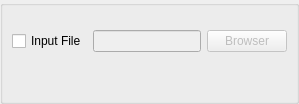
          <widget class="QWidget" name="page_3">
           <property name="autoFillBackground">
            <bool>false</bool>
           </property>
           <layout class="QVBoxLayout" name="verticalLayout_6">
            <property name="margin">
             <number>0</number>
            </property>
            <item>
             <widget class="QGroupBox" name="groupBox_5">
              <property name="title">
               <string/>
              </property>
              <layout class="QGridLayout" name="gridLayout_16">
               <item row="1" column="0">
                <widget class="QCheckBox" name="checkInputFile">
                 <property name="text">
                  <string>Input File</string>
                 </property>
                </widget>
               </item>
               <item row="1" column="1">
                <widget class="QLineEdit" name="lineInputFile">
                 <property name="enabled">
                  <bool>false</bool>
                 </property>
                </widget>
               </item>
               <item row="1" column="2">
                <widget class="QPushButton" name="buttonBrowser">
                 <property name="enabled">
                  <bool>false</bool>
                 </property>
                 <property name="text">
                  <string>Browser</string>
                 </property>
                 <property name="icon">
                  <iconset resource="../mainwin.qrc">
                   <normaloff>:/images/images/fileopen.png</normaloff>:/images/images/fileopen.png</iconset>
                 </property>
                </widget>
               </item>
               <item row="2" column="0">
                <spacer name="verticalSpacer_4">
                 <property name="orientation">
                  <enum>Qt::Vertical</enum>
                 </property>
                 <property name="sizeHint" stdset="0">
                  <size>
                   <width>20</width>
                   <height>40</height>
                  </size>
                 </property>
                </spacer>
               </item>
               <item row="0" column="1">
                <spacer name="verticalSpacer_6">
                 <property name="orientation">
                  <enum>Qt::Vertical</enum>
                 </property>
                 <property name="sizeType">
                  <enum>QSizePolicy::Fixed</enum>
                 </property>
                 <property name="sizeHint" stdset="0">
                  <size>
                   <width>20</width>
                   <height>15</height>
                  </size>
                 </property>
                </spacer>
               </item>
              </layout>
             </widget>
            </item>
           </layout>
          </widget>
